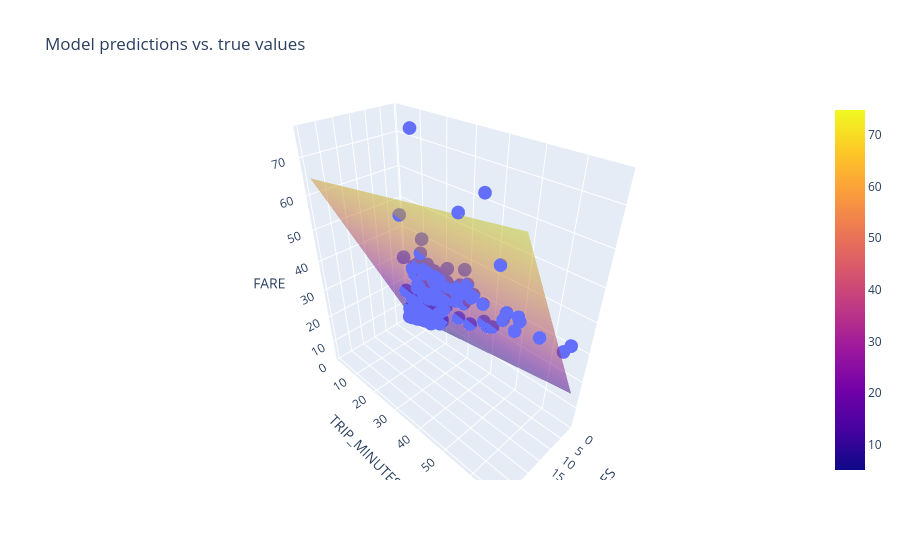

The notebook cell saved with this chart:
### Code cell
#@title Code - Experiment 3

# The following variables are the hyperparameters.
settings_3 = ml_edu.experiment.ExperimentSettings(
    learning_rate = 0.001,
    number_epochs = 20,
    batch_size = 50,
    input_features = ['TRIP_MILES', 'TRIP_MINUTES']
)

training_df['TRIP_MINUTES'] = training_df['TRIP_SECONDS']/60

metrics = [keras.metrics.RootMeanSquaredError(name='rmse')]

model_3 = create_model(settings_3, metrics)

experiment_3 = train_model('two_features', model_3, training_df, 'FARE', settings_3)

ml_edu.results.plot_experiment_metrics(experiment_3, ['rmse'])
ml_edu.results.plot_model_predictions(experiment_3, training_df, 'FARE')

### Figure 1 — Plotly figure (JSON) as saved in the notebook; plotly's stock layout.template omitted (floating-point values rounded to 4 significant figures; data arrays with more than 128 entries replaced by an {"elided": "..."} marker saying what was removed)
{"data": [{"hovertemplate": "TRIP_MILES=%{x}<br>TRIP_MINUTES=%{y}<br>FARE=%{z}<extra></extra>", "legendgroup": "", "marker": {"color": "#636efa", "symbol": "circle"}, "mode": "markers", "name": "", "scene": "scene", "showlegend": false, "type": "scatter3d", "x": {"elided": "200 float values"}, "y": {"elided": "200 float values"}, "z": {"elided": "200 float values"}}, {"name": "prediction", "opacity": 0.5, "type": "surface", "x": [0.5, 3.778, 7.056, 10.33, 13.61, 16.89, 20.17, 23.44, 26.72, 30.0], "y": [2.0, 9.333, 16.67, 24.0, 31.33, 38.67, 46.0, 53.33, 60.67, 68.0], "z": [[5.146, 11.8, 18.44, 25.09, 31.74, 38.39, 45.04, 51.69, 58.34, 64.99], [6.235, 12.88, 19.53, 26.18, 32.83, 39.48, 46.13, 52.78, 59.43, 66.08], [7.324, 13.97, 20.62, 27.27, 33.92, 40.57, 47.22, 53.87, 60.52, 67.16], [8.413, 15.06, 21.71, 28.36, 35.01, 41.66, 48.31, 54.96, 61.6, 68.25], [9.501, 16.15, 22.8, 29.45, 36.1, 42.75, 49.4, 56.04, 62.69, 69.34], [10.59, 17.24, 23.89, 30.54, 37.19, 43.84, 50.48, 57.13, 63.78, 70.43], [11.68, 18.33, 24.98, 31.63, 38.27, 44.92, 51.57, 58.22, 64.87, 71.52], [12.77, 19.42, 26.07, 32.71, 39.36, 46.01, 52.66, 59.31, 65.96, 72.61], [13.86, 20.51, 27.15, 33.8, 40.45, 47.1, 53.75, 60.4, 67.05, 73.7], [14.95, 21.59, 28.24, 34.89, 41.54, 48.19, 54.84, 61.49, 68.14, 74.79]]}], "layout": {"legend": {"tracegroupgap": 0}, "scene": {"domain": {"x": [0, 1], "y": [0, 1]}, "xaxis": {"title": {"text": "TRIP_MILES"}}, "yaxis": {"title": {"text": "TRIP_MINUTES"}}, "zaxis": {"title": {"text": "FARE"}}}, "title": {"text": "Model predictions vs. true values"}}}
